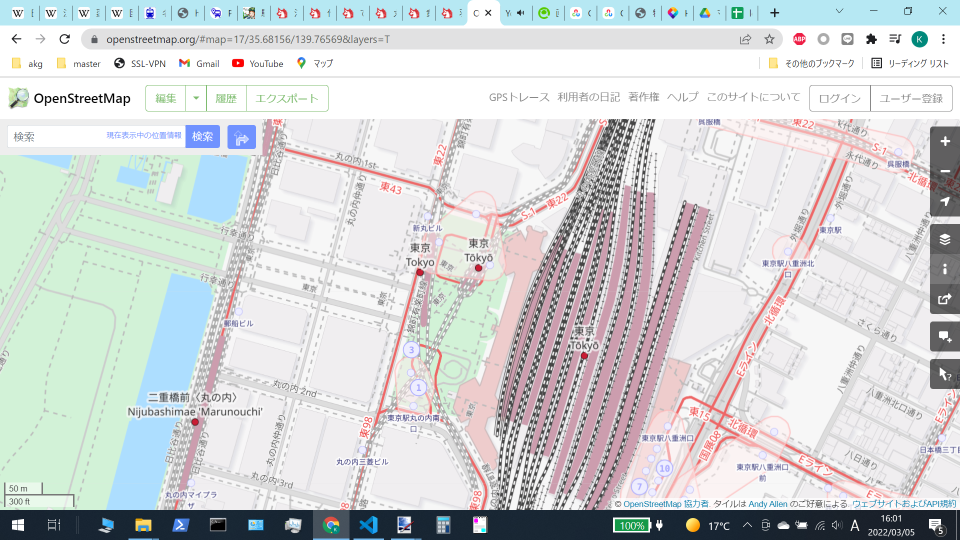
#> input picture src/location/test_map/100201.png, 1920 x 1080 px, found by its file name (shown at 1/2 size)
$ python sift.py
#> lines starting #> are read from the running program, lines starting #| are printed output that depends on the picture
import cv2

template = cv2.imread('raw/100201.png')
#> template is the input picture: shape (1080, 1920, 3); mean B, G, R 213.5, 212.8, 209.8
template = template[800:1400, 0:1080, :]
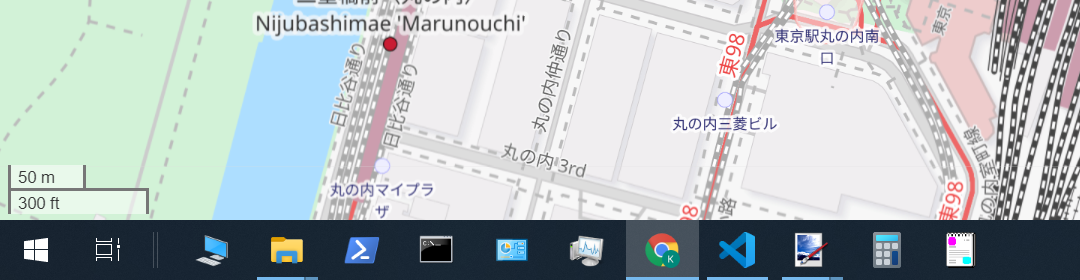
#> template: shape (280, 1080, 3); mean B, G, R 189.3, 187.6, 178.7
template = cv2.Canny(template, 10, 50)
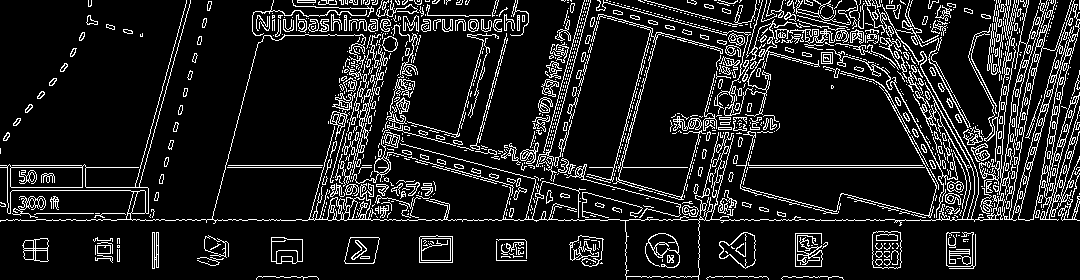
#> template: shape (280, 1080); 12.1% white in thin lines or dots

reference = cv2.imread('map/100201.h.png')
#> (the run stopped early here; a loop or call above may not have finished)

$ run again, with src/location/test_map/100202.png copied over src/location/test_map/100201.png
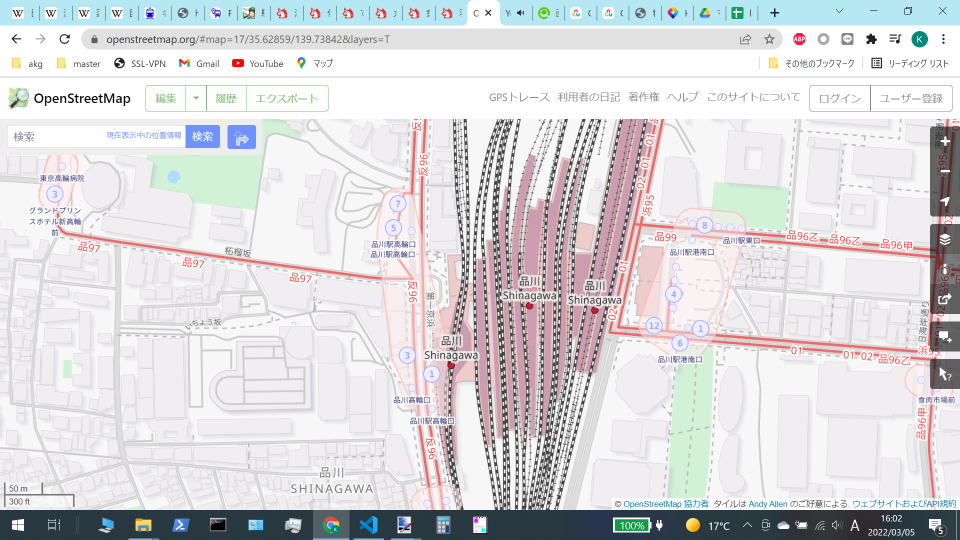
#> input picture src/location/test_map/100202.png, 1920 x 1080 px, found by its file name (shown at 1/2 size)
#> template is the input picture: shape (1080, 1920, 3); mean B, G, R 218.5, 216.5, 217.3
#> `template = template[800:1400, 0:1080, :]`:
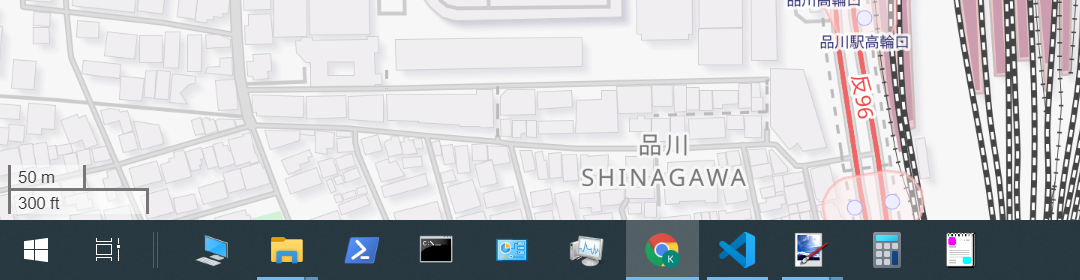
#> template: shape (280, 1080, 3); mean B, G, R 196.6, 193.1, 191.5
#> `template = cv2.Canny(template, 10, 50)`:
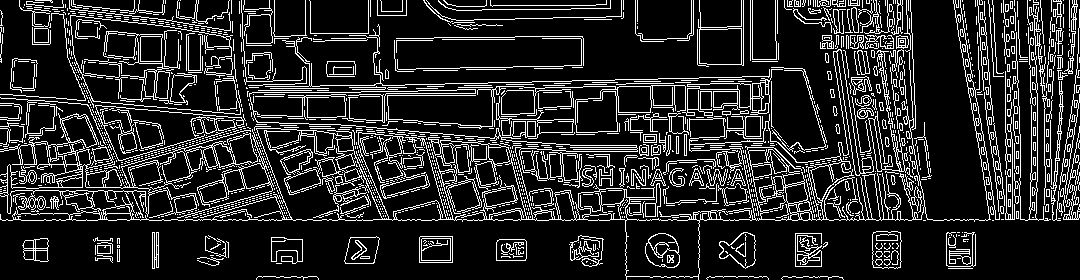
#> template: shape (280, 1080); 16% white in thin lines or dots

$ run again, with src/location/test_map/100204.png copied over src/location/test_map/100201.png
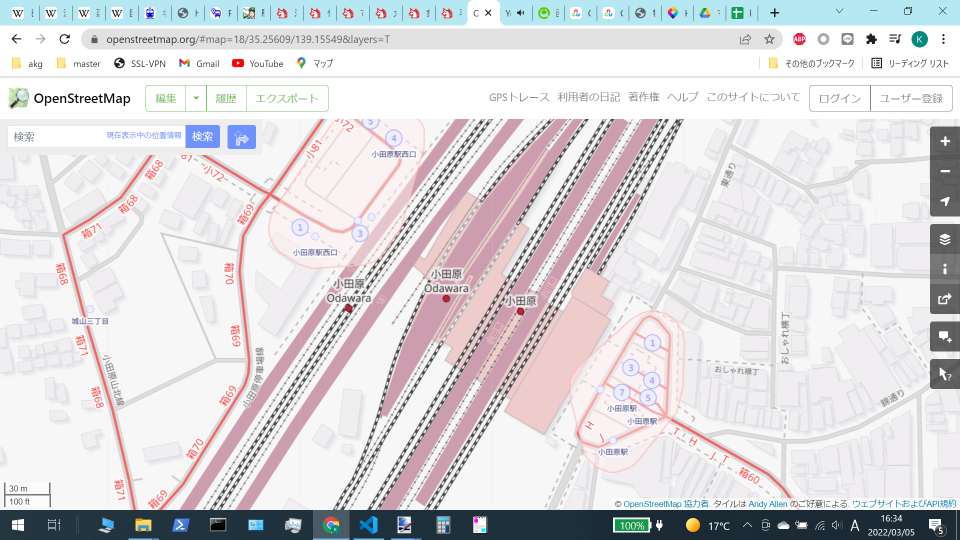
#> input picture src/location/test_map/100204.png, 1920 x 1080 px, found by its file name (shown at 1/2 size)
#> template is the input picture: shape (1080, 1920, 3); mean B, G, R 219.7, 216.8, 219.5
#> `template = template[800:1400, 0:1080, :]`:
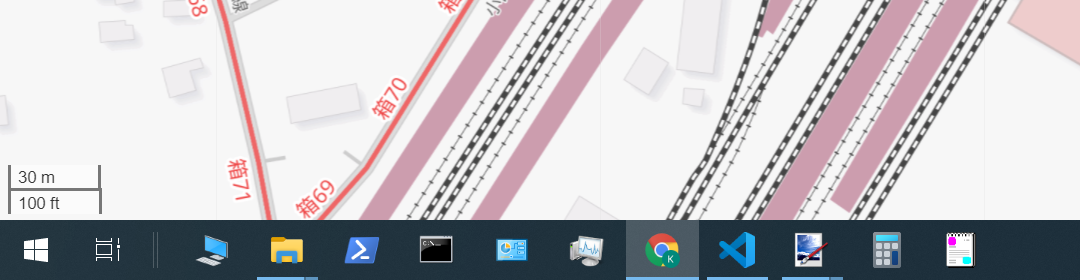
#> template: shape (280, 1080, 3); mean B, G, R 195.3, 191, 193
#> `template = cv2.Canny(template, 10, 50)`:
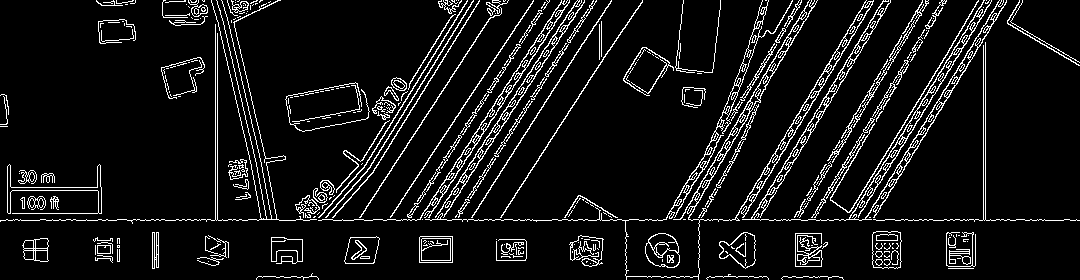
#> template: shape (280, 1080); 8.4% white in thin lines or dots

$ run again, with src/location/test_map/1130102.png copied over src/location/test_map/100201.png
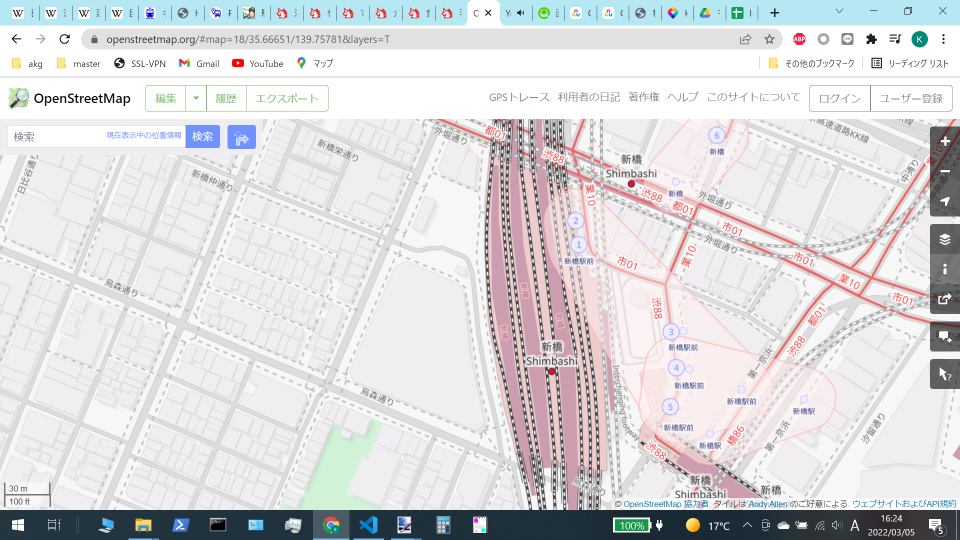
#> input picture src/location/test_map/1130102.png, 1920 x 1080 px, found by its file name (shown at 1/2 size)
#> template is the input picture: shape (1080, 1920, 3); mean B, G, R 219.5, 217.3, 218.4
#> `template = template[800:1400, 0:1080, :]`:
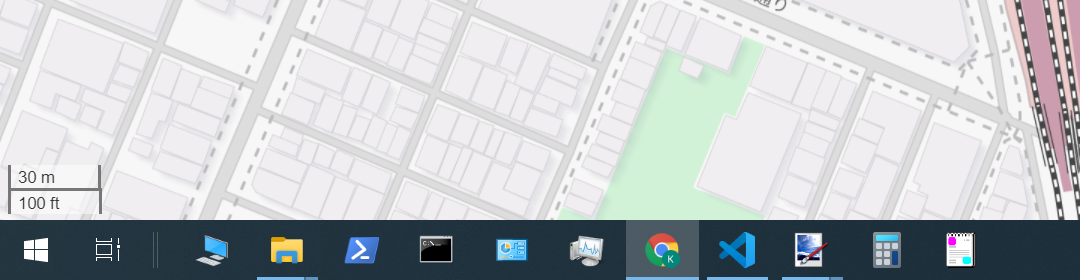
#> template: shape (280, 1080, 3); mean B, G, R 198.5, 196.1, 191.7
#> `template = cv2.Canny(template, 10, 50)`:
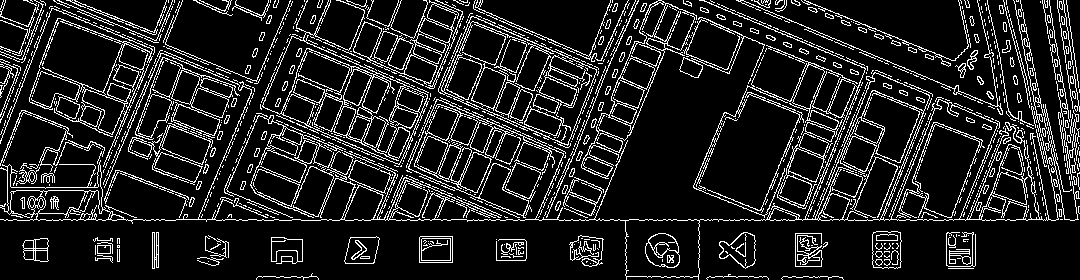
#> template: shape (280, 1080); 13.3% white in thin lines or dots
